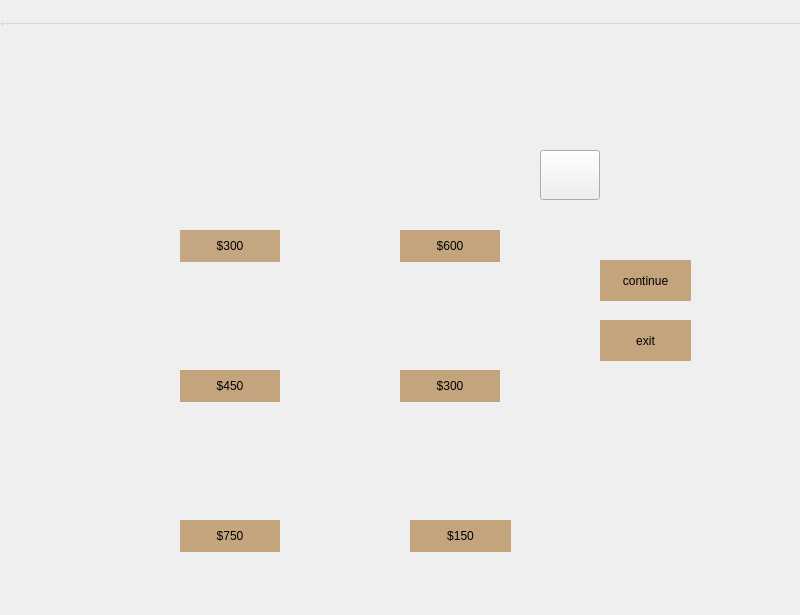
<?xml version="1.0" encoding="UTF-8"?>
<ui version="4.0">
 <class>shop</class>
 <widget class="QWidget" name="shop">
  <property name="geometry">
   <rect>
    <x>0</x>
    <y>0</y>
    <width>800</width>
    <height>615</height>
   </rect>
  </property>
  <property name="windowTitle">
   <string>MainWindow</string>
  </property>
  <widget class="QWidget" name="centralwidget" native="true">
   <property name="geometry">
    <rect>
     <x>0</x>
     <y>0</y>
     <width>751</width>
     <height>581</height>
    </rect>
   </property>
   <property name="mouseTracking">
    <bool>true</bool>
   </property>
   <property name="autoFillBackground">
    <bool>true</bool>
   </property>
   <widget class="QLabel" name="label">
    <property name="geometry">
     <rect>
      <x>130</x>
      <y>120</y>
      <width>141</width>
      <height>131</height>
     </rect>
    </property>
    <property name="maximumSize">
     <size>
      <width>150</width>
      <height>150</height>
     </size>
    </property>
    <property name="mouseTracking">
     <bool>true</bool>
    </property>
    <property name="tabletTracking">
     <bool>false</bool>
    </property>
    <property name="toolTip">
     <string>&lt;html&gt;&lt;head/&gt;&lt;body&gt;&lt;p&gt;&lt;br/&gt;&lt;/p&gt;&lt;/body&gt;&lt;/html&gt;</string>
    </property>
    <property name="toolTipDuration">
     <number>-1</number>
    </property>
    <property name="text">
     <string/>
    </property>
    <property name="pixmap">
     <pixmap resource="shop_image.qrc">:/shop_image/shop_image/energy_drink.png</pixmap>
    </property>
    <property name="scaledContents">
     <bool>true</bool>
    </property>
   </widget>
   <widget class="QLabel" name="label_2">
    <property name="geometry">
     <rect>
      <x>390</x>
      <y>120</y>
      <width>131</width>
      <height>111</height>
     </rect>
    </property>
    <property name="maximumSize">
     <size>
      <width>150</width>
      <height>150</height>
     </size>
    </property>
    <property name="mouseTracking">
     <bool>true</bool>
    </property>
    <property name="text">
     <string/>
    </property>
    <property name="pixmap">
     <pixmap resource="shop_image.qrc">:/shop_image/shop_image/clock.png</pixmap>
    </property>
    <property name="scaledContents">
     <bool>true</bool>
    </property>
   </widget>
   <widget class="QLabel" name="label_3">
    <property name="geometry">
     <rect>
      <x>150</x>
      <y>270</y>
      <width>131</width>
      <height>101</height>
     </rect>
    </property>
    <property name="maximumSize">
     <size>
      <width>150</width>
      <height>150</height>
     </size>
    </property>
    <property name="mouseTracking">
     <bool>true</bool>
    </property>
    <property name="autoFillBackground">
     <bool>false</bool>
    </property>
    <property name="text">
     <string/>
    </property>
    <property name="pixmap">
     <pixmap resource="shop_image.qrc">:/shop_image/shop_image/rope.png</pixmap>
    </property>
    <property name="scaledContents">
     <bool>true</bool>
    </property>
   </widget>
   <widget class="QLabel" name="label_4">
    <property name="geometry">
     <rect>
      <x>390</x>
      <y>270</y>
      <width>121</width>
      <height>101</height>
     </rect>
    </property>
    <property name="maximumSize">
     <size>
      <width>150</width>
      <height>150</height>
     </size>
    </property>
    <property name="mouseTracking">
     <bool>true</bool>
    </property>
    <property name="text">
     <string/>
    </property>
    <property name="pixmap">
     <pixmap resource="shop_image.qrc">:/shop_image/shop_image/clover.png</pixmap>
    </property>
    <property name="scaledContents">
     <bool>true</bool>
    </property>
   </widget>
   <widget class="QLabel" name="label_5">
    <property name="geometry">
     <rect>
      <x>160</x>
      <y>400</y>
      <width>131</width>
      <height>121</height>
     </rect>
    </property>
    <property name="maximumSize">
     <size>
      <width>150</width>
      <height>150</height>
     </size>
    </property>
    <property name="mouseTracking">
     <bool>true</bool>
    </property>
    <property name="text">
     <string/>
    </property>
    <property name="pixmap">
     <pixmap resource="shop_image.qrc">:/shop_image/shop_image/polish.png</pixmap>
    </property>
    <property name="scaledContents">
     <bool>true</bool>
    </property>
   </widget>
   <widget class="QLabel" name="label_6">
    <property name="geometry">
     <rect>
      <x>410</x>
      <y>410</y>
      <width>121</width>
      <height>111</height>
     </rect>
    </property>
    <property name="maximumSize">
     <size>
      <width>150</width>
      <height>150</height>
     </size>
    </property>
    <property name="mouseTracking">
     <bool>true</bool>
    </property>
    <property name="text">
     <string/>
    </property>
    <property name="pixmap">
     <pixmap resource="shop_image.qrc">:/shop_image/shop_image/bomb.png</pixmap>
    </property>
    <property name="scaledContents">
     <bool>true</bool>
    </property>
   </widget>
   <widget class="QPushButton" name="pushButton">
    <property name="geometry">
     <rect>
      <x>180</x>
      <y>230</y>
      <width>100</width>
      <height>32</height>
     </rect>
    </property>
    <property name="mouseTracking">
     <bool>true</bool>
    </property>
    <property name="toolTip">
     <string>&lt;html&gt;&lt;head/&gt;&lt;body&gt;&lt;p align=&quot;center&quot;&gt;力量药水🧪&lt;/p&gt;&lt;p align=&quot;center&quot;&gt;可以使下一轮中矿工拉物块的速度变快&lt;/p&gt;&lt;p align=&quot;center&quot;&gt;一次性，立即生效&lt;/p&gt;&lt;/body&gt;&lt;/html&gt;</string>
    </property>
    <property name="autoFillBackground">
     <bool>false</bool>
    </property>
    <property name="styleSheet">
     <string notr="true">font: 700 18pt &quot;Marker Felt&quot;;
background-color: rgba(148, 82, 0, 118);
border:none</string>
    </property>
    <property name="text">
     <string>$300</string>
    </property>
   </widget>
   <widget class="QPushButton" name="pushButton_2">
    <property name="geometry">
     <rect>
      <x>400</x>
      <y>230</y>
      <width>100</width>
      <height>32</height>
     </rect>
    </property>
    <property name="mouseTracking">
     <bool>true</bool>
    </property>
    <property name="styleSheet">
     <string notr="true">font: 700 18pt &quot;Marker Felt&quot;;
background-color: rgba(148, 82, 0, 122);
border:none;</string>
    </property>
    <property name="text">
     <string>$600</string>
    </property>
   </widget>
   <widget class="QPushButton" name="pushButton_3">
    <property name="geometry">
     <rect>
      <x>180</x>
      <y>370</y>
      <width>100</width>
      <height>32</height>
     </rect>
    </property>
    <property name="mouseTracking">
     <bool>true</bool>
    </property>
    <property name="styleSheet">
     <string notr="true">font: 700 18pt &quot;Marker Felt&quot;;
background-color: rgba(148, 82, 0, 123);
border:none;</string>
    </property>
    <property name="text">
     <string>$450</string>
    </property>
   </widget>
   <widget class="QPushButton" name="pushButton_4">
    <property name="geometry">
     <rect>
      <x>400</x>
      <y>370</y>
      <width>100</width>
      <height>32</height>
     </rect>
    </property>
    <property name="mouseTracking">
     <bool>true</bool>
    </property>
    <property name="styleSheet">
     <string notr="true">font: 700 18pt &quot;Marker Felt&quot;;
background-color: rgba(148, 82, 0, 123);
border:none;</string>
    </property>
    <property name="text">
     <string>$300</string>
    </property>
   </widget>
   <widget class="QPushButton" name="pushButton_5">
    <property name="geometry">
     <rect>
      <x>180</x>
      <y>520</y>
      <width>100</width>
      <height>32</height>
     </rect>
    </property>
    <property name="mouseTracking">
     <bool>true</bool>
    </property>
    <property name="styleSheet">
     <string notr="true">font: 700 18pt &quot;Marker Felt&quot;;
background-color: rgba(148, 82, 0, 121);
border:none;</string>
    </property>
    <property name="text">
     <string>$750</string>
    </property>
   </widget>
   <widget class="QPushButton" name="pushButton_6">
    <property name="geometry">
     <rect>
      <x>410</x>
      <y>520</y>
      <width>101</width>
      <height>32</height>
     </rect>
    </property>
    <property name="mouseTracking">
     <bool>true</bool>
    </property>
    <property name="styleSheet">
     <string notr="true">font: 700 18pt &quot;Marker Felt&quot;;
background-color: rgba(148, 82, 0, 123);
border:none;</string>
    </property>
    <property name="text">
     <string>$150</string>
    </property>
   </widget>
   <widget class="QPushButton" name="pushButton_7">
    <property name="geometry">
     <rect>
      <x>600</x>
      <y>260</y>
      <width>91</width>
      <height>41</height>
     </rect>
    </property>
    <property name="mouseTracking">
     <bool>true</bool>
    </property>
    <property name="styleSheet">
     <string notr="true">font: 700 18pt &quot;Marker Felt&quot;;
background-color: rgba(148, 82, 0, 122);
border:none;</string>
    </property>
    <property name="text">
     <string>continue</string>
    </property>
   </widget>
   <widget class="QPushButton" name="pushButton_8">
    <property name="geometry">
     <rect>
      <x>600</x>
      <y>320</y>
      <width>91</width>
      <height>41</height>
     </rect>
    </property>
    <property name="mouseTracking">
     <bool>true</bool>
    </property>
    <property name="styleSheet">
     <string notr="true">font: 700 18pt &quot;Marker Felt&quot;;
background-color: rgba(148, 82, 0, 122);
border:none;</string>
    </property>
    <property name="text">
     <string>exit</string>
    </property>
   </widget>
   <widget class="QLabel" name="label_7">
    <property name="geometry">
     <rect>
      <x>-70</x>
      <y>-30</y>
      <width>871</width>
      <height>661</height>
     </rect>
    </property>
    <property name="mouseTracking">
     <bool>true</bool>
    </property>
    <property name="styleSheet">
     <string notr="true"/>
    </property>
    <property name="text">
     <string/>
    </property>
    <property name="pixmap">
     <pixmap resource="shop_image.qrc">:/shop_image/shop_image/shelf.png</pixmap>
    </property>
    <property name="scaledContents">
     <bool>true</bool>
    </property>
   </widget>
   <widget class="QLabel" name="money_sum">
    <property name="geometry">
     <rect>
      <x>550</x>
      <y>150</y>
      <width>161</width>
      <height>51</height>
     </rect>
    </property>
    <property name="mouseTracking">
     <bool>true</bool>
    </property>
    <property name="styleSheet">
     <string notr="true">border-image: url(:/images/iii/title-money.png);font: 700 25pt &quot;Marker Felt&quot;;</string>
    </property>
    <property name="text">
     <string/>
    </property>
    <property name="pixmap">
     <pixmap resource="../shopwindow/shop_image.qrc">:/shop_image/title-money.png</pixmap>
    </property>
    <property name="scaledContents">
     <bool>true</bool>
    </property>
   </widget>
   <widget class="QToolButton" name="toolButton_display">
    <property name="geometry">
     <rect>
      <x>540</x>
      <y>150</y>
      <width>60</width>
      <height>50</height>
     </rect>
    </property>
    <property name="focusPolicy">
     <enum>Qt::NoFocus</enum>
    </property>
    <property name="styleSheet">
     <string notr="true">border-image: url(:/images/1.ico);</string>
    </property>
    <property name="text">
     <string/>
    </property>
   </widget>
   <zorder>label_7</zorder>
   <zorder>label</zorder>
   <zorder>label_2</zorder>
   <zorder>label_3</zorder>
   <zorder>label_4</zorder>
   <zorder>label_5</zorder>
   <zorder>label_6</zorder>
   <zorder>pushButton</zorder>
   <zorder>pushButton_2</zorder>
   <zorder>pushButton_3</zorder>
   <zorder>pushButton_4</zorder>
   <zorder>pushButton_5</zorder>
   <zorder>pushButton_6</zorder>
   <zorder>pushButton_7</zorder>
   <zorder>pushButton_8</zorder>
   <zorder>money_sum</zorder>
   <zorder>toolButton_display</zorder>
  </widget>
  <widget class="QMenuBar" name="menubar">
   <property name="geometry">
    <rect>
     <x>0</x>
     <y>0</y>
     <width>800</width>
     <height>24</height>
    </rect>
   </property>
  </widget>
  <widget class="QStatusBar" name="statusbar">
   <property name="geometry">
    <rect>
     <x>0</x>
     <y>0</y>
     <width>3</width>
     <height>27</height>
    </rect>
   </property>
  </widget>
 </widget>
 <resources>
  <include location="shop_image.qrc"/>
  <include location="../shopwindow/shop_image.qrc"/>
 </resources>
 <connections/>
</ui>
